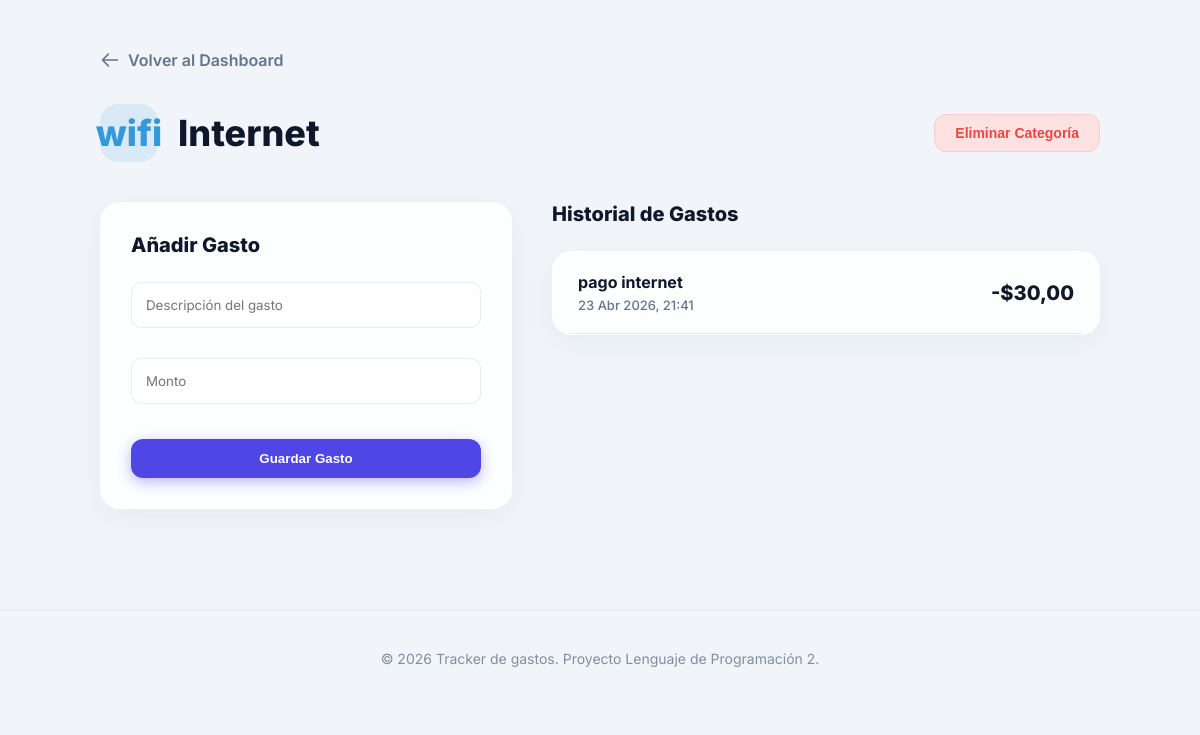
Page /modulo/1/ (signed in) on the committed database.
### gastos/models.py (models this page shows, shortened)
class Categoria(models.Model):
    nombre = models.CharField(max_length=100)
    usuario = models.ForeignKey(User, on_delete=models.CASCADE)
    color = models.CharField(max_length=7, default="#2563eb")
    icono = models.CharField(max_length=20, default="💰")

class Gasto(models.Model):
    categoria = models.ForeignKey(Categoria, on_delete=models.CASCADE, related_name='gastos')
    usuario = models.ForeignKey(User, on_delete=models.CASCADE)
    descripcion = models.CharField(max_length=200)
    monto = models.DecimalField(max_digits=10, decimal_places=2)
    fecha = models.DateTimeField(auto_now_add=True)

### gastos/views.py (the view)
# urls.py: path('modulo/<int:categoria_id>/', views.detalle_categoria, name='detalle_categoria'),
@login_required
def detalle_categoria(request, categoria_id):
    categoria = get_object_or_404(Categoria, id=categoria_id, usuario=request.user)
    if request.method == 'POST':
        form = GastoForm(request.POST)
        if form.is_valid():
            gasto = form.save(commit=False)
            gasto.categoria = categoria
            gasto.usuario = request.user
            gasto.save()
            return redirect('detalle_categoria', categoria_id=categoria.id)
    else:
        form = GastoForm()
    gastos = categoria.gastos.all().order_by('-fecha')
    return render(request, 'detalle_categoria.html', {
        'categoria': categoria,
        'form': form,
        'gastos': gastos,
        'icons': SVG_ICONS,
        'icon_keys': list(SVG_ICONS.keys())
    })

### gastos/forms.py
class GastoForm(forms.ModelForm):
    class Meta:
        model = Gasto
        fields = ['descripcion', 'monto']
        widgets = {
            'descripcion': forms.TextInput(attrs={'class': 'form-input', 'placeholder': 'Descripción del gasto'}),
            'monto': forms.NumberInput(attrs={'class': 'form-input', 'placeholder': 'Monto', 'step': '0.01'}),
        }

### templates/detalle_categoria.html (shortened to what this page needs)
{% extends "base.html" %}
{% block content %}
<div class="container">
    <div style="margin-bottom: 30px;">
        <a href="{% url 'home' %}" style="color: var(--text-muted); text-decoration: none; font-weight: 600; display: inline-flex; align-items: center; gap: 8px;">
            <svg width="20" height="20" fill="none" stroke="currentColor" viewBox="0 0 24 24"><path stroke-linecap="round" stroke-linejoin="round" stroke-width="2" d="M10 19l-7-7m0 0l7-7m-7 7h18"></path></svg>
            Volver al Dashboard
        </a>
    </div>
    <header style="display:flex; justify-content:space-between; align-items:center; margin-bottom:40px;">
        <div>
            <h1 style="font-size:36px; font-weight:800; margin:0; display:flex; align-items:center;">
                <a href="{% url 'editar_categoria' categoria.id %}" title="Cambiar ícono o color" style="text-decoration:none; display:inline-flex; justify-content:center; align-items:center; width:54px; height:54px; border-radius:18px; background:{{ categoria.color }}20; color:{{ categoria.color }}; margin-right:20px; transition:all 0.2s; border: 2px solid transparent;" onmouseover="this.style.transform='scale(1.1)'; this.style.borderColor='{{ categoria.color }}'" onmouseout="this.style.transform='scale(1)'; this.style.borderColor='transparent'">
                    {% if categoria.icono != "none" %}
                        {% if categoria.icono not in icons.keys and categoria.icono != "none" %}
                            {{ categoria.icono }}
                        {% endif %}
                    {% endif %}
                </a>
                {{ categoria.nombre }}
            </h1>
        </div>
        <div>
            <button onclick="confirmarEliminar()" class="btn" style="background:#fee2e2; color:#ef4444; border: 1px solid #fecaca; font-size: 14px; padding: 10px 20px;">Eliminar Categoría</button>
        </div>
    </header>
    <div style="display: flex; gap: 40px; align-items: flex-start; flex-wrap: wrap;">
        <div class="glass-card" style="padding: 30px; width: 100%; max-width: 350px; flex-shrink: 0;">
            <h3 style="margin-top: 0; font-weight: 800; margin-bottom: 25px; font-size: 20px;">Añadir Gasto</h3>
            <form method="post">
                <div style="margin-bottom: 15px;">
                    {{ form.descripcion }}
                </div>
                <div style="margin-bottom: 20px;">
                    {{ form.monto }}
                </div>
                <button type="submit" class="btn btn-blue" style="width: 100%;">Guardar Gasto</button>
            </form>
        </div>
        <div style="flex-grow: 1; min-width: 300px;">
            <h3 style="margin-top: 0; font-weight: 800; margin-bottom: 25px; font-size: 20px;">Historial de Gastos</h3>
            {% if gastos %}
                <div class="glass-card" style="overflow: hidden; padding: 0;">
                    {% for gasto in gastos %}
                    <div style="padding: 20px 25px; border-bottom: 1px solid var(--border); display: flex; justify-content: space-between; align-items: center; transition: background 0.2s;" onmouseover="this.style.background='rgba(255,255,255,0.5)'" onmouseout="this.style.background='transparent'">
                        <div>
                            <p style="margin: 0; font-weight: 700; font-size: 16px;">{{ gasto.descripcion }}</p>
                            <p style="margin: 5px 0 0; font-size: 13px; color: var(--text-muted); font-weight: 500;">{{ gasto.fecha|date:"d M Y, H:i" }}</p>
                        </div>
                        <div style="font-weight: 800; font-size: 20px; color: var(--text-main);">
                            -${{ gasto.monto|floatformat:2 }}
                        </div>
                    </div>
                    {% endfor %}
                </div>
            {% endif %}
        </div>
    </div>
</div>
{% endblock %}

### templates/base.html (style rules this page uses)
:root { --bg: #f1f5f9; --primary: #4f46e5; --primary-hover: #4338ca; --secondary: #0ea5e9; --text-main: #0f172a; --text-muted: #64748b; --border: rgba(226, 232, 240, 0.8); --card-bg: rgba(255, 255, 255, 0.85); --glass-shadow: 0 8px 32px 0 rgba(31, 38, 135, 0.05); }
body { font-family: 'Inter', sans-serif; background: var(--bg); margin: 0; padding: 0; color: var(--text-main); }
.container { max-width: 1000px; margin: 0 auto; padding: 50px 20px; }
.btn { padding: 12px 24px; border-radius: 12px; font-weight: 700; text-decoration: none; cursor: pointer; border: none; display: inline-block; text-align: center; transition: all 0.25s cubic-bezier(0.4, 0, 0.2, 1); }
.btn-blue { background: var(--primary); color: white; box-shadow: 0 4px 14px 0 rgba(79, 70, 229, 0.39); }
.glass-card { background: var(--card-bg); backdrop-filter: blur(12px); -webkit-backdrop-filter: blur(12px); border-radius: 20px; border: 1px solid rgba(255, 255, 255, 0.4); box-shadow: var(--glass-shadow); }
.form-input { width: 100%; padding: 14px; margin-bottom: 15px; border-radius: 10px; border: 1px solid var(--border); box-sizing: border-box; font-family: 'Inter', sans-serif; }

### rows in the picture
Categoria: icono "wifi", nombre "Internet"
Gasto: descripcion "pago internet", fecha "23 Abr 2026, 21:41", monto "30,00"
